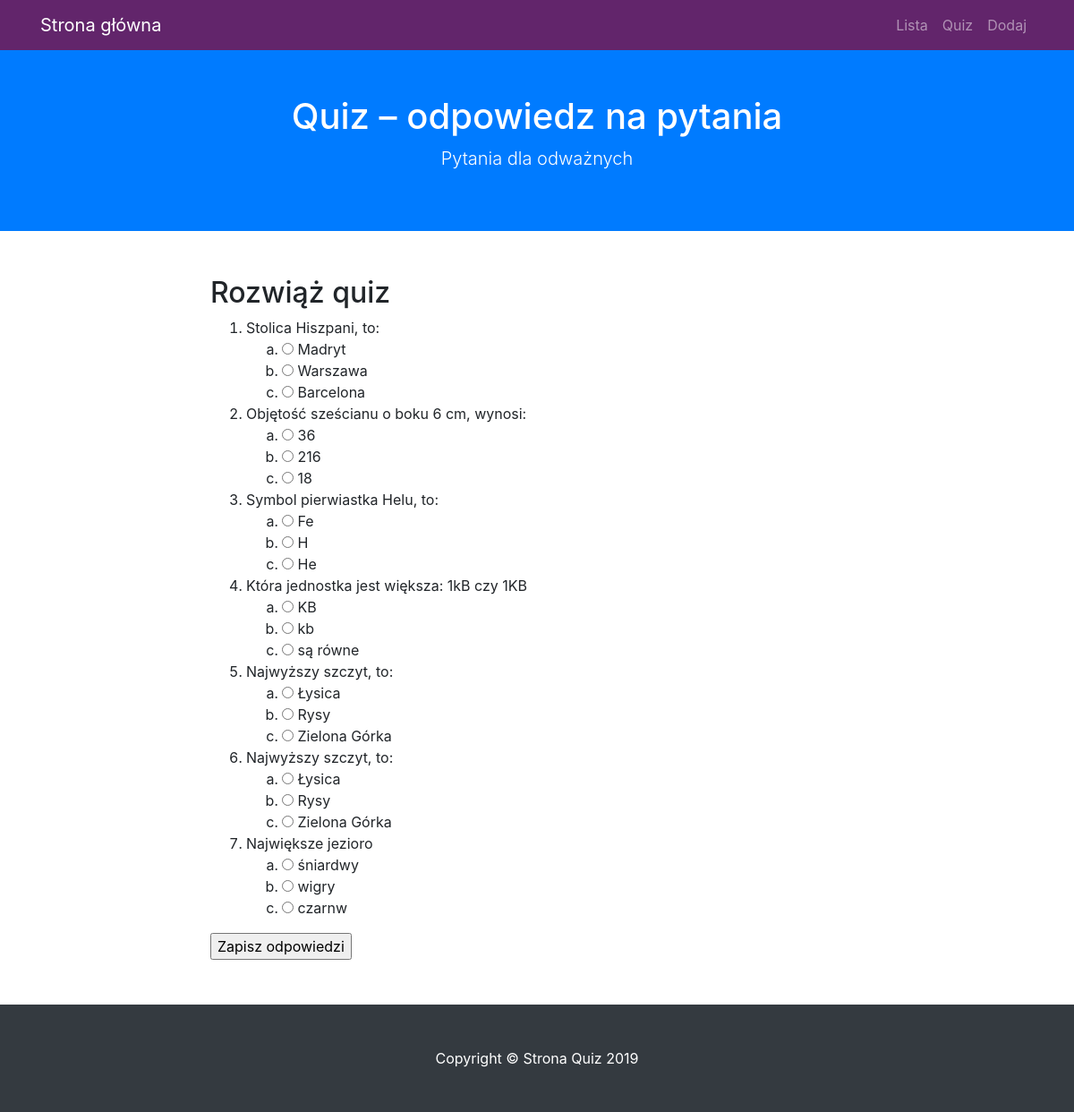
The page /quiz on the database its author committed.
### flask_chat/modele.py (models this page shows)
class BazaModel(Model):
    class Meta:
        database = baza

class Pytanie(BazaModel):
    pytanie = CharField(null=False)
    kategoria = ForeignKeyField(Kategoria, related_name='pytania')

class Odpowiedz(BazaModel):
    odpowiedz = CharField(null=False)
    pytanie = ForeignKeyField(Pytanie, related_name='odpowiedzi')
    odpok = IntegerField(default=0)

### flask_chat/views.py (the view)
@app.route('/quiz', methods = ['GET', 'POST'])
def quiz():
    print(request.form)
    if request.method == 'POST':
        wynik = 0
        for pid, oid in request.form.items():
            odp = Odpowiedz().get(Odpowiedz.id == int(oid)).odpok
            if odp:
                wynik += 1
    pytania = Pytanie.select().join(Odpowiedz).distinct().order_by(Pytanie.id)
    return render_template('quiz.html', query = pytania)

### flask_chat/app.py (called while the page is built)
@app.before_request
def before_request():
    g.db = baza
    g.db.connect(reuse_if_open=True)

@app.after_request
def after_request(response):
    g.db.close()
    return response

### flask_chat/templates/quiz.html (shortened to what this page needs)
{% extends "szablon.html" %}
{% block h1 %}Quiz – odpowiedz na pytania{% endblock %}
{% block tresc %}
    <h2>Rozwiąż quiz</h2>
    <form method="POST">
    <ol>
    {% for p in query %}
        <li>{{ p.pytanie }}
        <ol class="alfabet">
        {% for o in p.odpowiedzi %}
            <li>
                <input type="radio" value="{{ o.id }}" name="{{ p.id }}">
                {{ o.odpowiedz }}
            </li>
        {% endfor %}
        </ol>
        </li>
    {% endfor %}
    </ol>
    <input type="submit" value="Zapisz odpowiedzi">
    </form>
{% endblock %}

### flask_chat/templates/szablon.html (shortened to what this page needs)
<!DOCTYPE html>
<html lang="pl">
  <head>
    <link href="{{ url_for('static', filename='vendor/bootstrap/css/bootstrap.min.css') }}" rel="stylesheet">
    <link href="{{ url_for('static', filename='css/scrolling-nav.css') }}" rel="stylesheet">
    <link href="{{ url_for('static', filename='css/style.css') }}" rel="stylesheet">
  </head>
  <body id="page-top">
    <nav class="navbar navbar-expand-lg navbar-dark bg-nawigacja fixed-top" id="mainNav">
      <div class="container">
        <a class="navbar-brand js-scroll-trigger" href="{{ url_for('index') }}">Strona główna</a>
        <div class="collapse navbar-collapse" id="navbarResponsive">
          <ul class="navbar-nav ml-auto">
            <li class="nav-item">
              <a class="nav-link js-scroll-trigger" href="{{ url_for('lista') }}">Lista</a>
            </li>
            <li class="nav-item">
              <a class="nav-link js-scroll-trigger" href="{{ url_for('quiz') }}">Quiz</a>
            </li>
            <li class="nav-item">
              <a class="nav-link js-scroll-trigger" href="{{ url_for('dodaj') }}">Dodaj</a>
            </li>
          </ul>
        </div>
      </div>
    </nav>
    <header class="bg-primary text-white">
      <div class="container text-center">
        <h1>{% block h1 %}{% endblock %}</h1>
        <p class="lead">Pytania dla odważnych</p>
      </div>
    </header>
    <section id="about">
      <div class="container">
        <div class="row">
          <div class="col-lg-8 mx-auto">
            {% block tresc %}{% endblock %}
          </div>
        </div>
      </div>
    </section>
    <footer class="py-5 bg-dark">
      <div class="container">
        <p class="m-0 text-center text-white">Copyright &copy; Strona Quiz 2019</p>
      </div>
    </footer>
  </body>
</html>

### flask_chat/static/css/scrolling-nav.css (style rules this page uses)
header { padding: 154px 0 100px; }
@media (min-width: 992px) { header { padding: 156px 0 100px; } }
section { padding: 150px 0; }

### flask_chat/static/css/style.css (style rules this page uses)
ol.alfabet { list-style-type: lower-alpha; }
.bg-nawigacja { background-color: #62256B; }
section#about { padding: 50px 0; }
header { padding: 106px 0 50px 0; }

### rows shown on the page
Pytanie: pytanie "Stolica Hiszpani, to:"
Odpowiedz: odpowiedz "Madryt"
Odpowiedz: odpowiedz "Warszawa"
Odpowiedz: odpowiedz "Barcelona"
Pytanie: pytanie "Objętość sześcianu o boku 6 cm, wynosi:"
Odpowiedz: odpowiedz "36"
Odpowiedz: odpowiedz "216"
Odpowiedz: odpowiedz "18"
Pytanie: pytanie "Symbol pierwiastka Helu, to:"
Odpowiedz: odpowiedz "Fe"
Odpowiedz: odpowiedz "H"
Odpowiedz: odpowiedz "He"
Pytanie: pytanie "Która jednostka jest większa: 1kB czy 1KB"
Odpowiedz: odpowiedz "KB"
Odpowiedz: odpowiedz "kb"
Odpowiedz: odpowiedz "są równe"
Pytanie: pytanie "Najwyższy szczyt, to:"
Odpowiedz: odpowiedz "Łysica"
Odpowiedz: odpowiedz "Rysy"
Odpowiedz: odpowiedz "Zielona Górka"
Pytanie: pytanie "Najwyższy szczyt, to:"
Odpowiedz: odpowiedz "Łysica"
Odpowiedz: odpowiedz "Rysy"
Odpowiedz: odpowiedz "Zielona Górka"
Pytanie: pytanie "Największe jezioro"
Odpowiedz: odpowiedz "śniardwy"
Odpowiedz: odpowiedz "wigry"
Odpowiedz: odpowiedz "czarnw"
